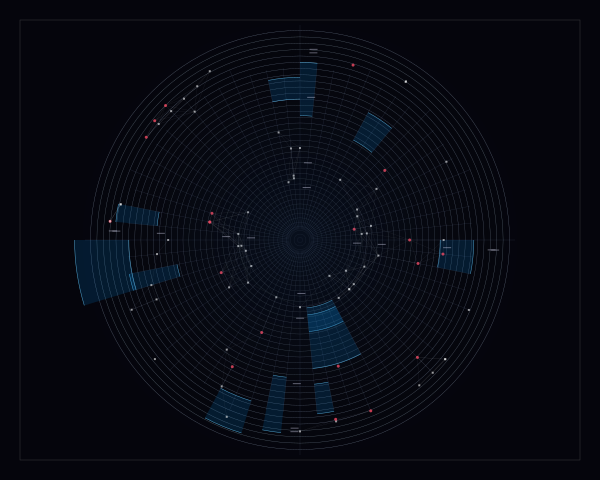

The script that drew this image:
import cairo
import math
import random

# Setup
width, height = 600, 480
surface = cairo.ImageSurface(cairo.FORMAT_ARGB32, width, height)
ctx = cairo.Context(surface)

# Background: Deep Obsidian
ctx.set_source_rgb(0.02, 0.02, 0.05)
ctx.paint()

# Constants
center_x, center_y = width // 2, height // 2
max_radius = min(width, height) * 0.45
num_rings = 40
num_sectors = 64

def polar_to_cartesian(r, theta):
    """Converts polar coordinates to cartesian with a slight radial distortion."""
    # Apply a non-linear radial compression to create variable density
    # This simulates the "localized compression" requested in the brief
    r_distorted = r * (1 + 0.15 * math.sin(r * 0.05)) 
    x = center_x + r_distorted * math.cos(theta)
    y = center_y + r_distorted * math.sin(theta)
    return x, y

# 1. THE SYSTEMATIC GRID: Polar Swiss Transformation
# Creating the "hairline vector precision" layer
ctx.set_line_width(0.3)
for i in range(num_rings):
    # Ring density follows a power law for hierarchy
    r = (i / num_rings) ** 1.2 * max_radius
    
    # Calculate opacity based on radius to create depth
    alpha = 0.1 + (i / num_rings) * 0.4
    ctx.set_source_rgba(0.8, 0.9, 1.0, alpha)
    
    # Draw arcs (Rings)
    ctx.arc(center_x, center_y, r, 0, 2 * math.pi)
    ctx.stroke()

for j in range(num_sectors):
    theta = (j / num_sectors) * 2 * math.pi
    
    # Varying line lengths for rhythmic variation
    length_mod = 1.0 if j % 4 == 0 else 0.7
    if j % 16 == 0: length_mod = 1.1
    
    p1 = polar_to_cartesian(10, theta)
    p2 = polar_to_cartesian(max_radius * length_mod, theta)
    
    ctx.set_source_rgba(0.7, 0.8, 1.0, 0.2)
    ctx.move_to(*p1)
    ctx.line_to(*p2)
    ctx.stroke()

# 2. VARIABLE-DENSITY PARTITIONING (Recursive Logic)
# Subdividing specific sectors to create focal points
random.seed(42) # Deterministic randomness for systematic feel
for _ in range(12):
    angle_start = random.randint(0, num_sectors) * (2 * math.pi / num_sectors)
    angle_sweep = (random.randint(1, 4)) * (2 * math.pi / num_sectors)
    r_start = random.uniform(0.3, 0.8) * max_radius
    r_end = r_start + random.uniform(20, 60)
    
    # Draw a "Technical Block" (Spectral Accent)
    ctx.set_source_rgba(0.0, 0.6, 1.0, 0.15) # Cyan glow
    ctx.arc(center_x, center_y, r_start, angle_start, angle_start + angle_sweep)
    ctx.arc_negative(center_x, center_y, r_end, angle_start + angle_sweep, angle_start)
    ctx.fill()
    
    # Outline of the block
    ctx.set_source_rgba(0.4, 0.8, 1.0, 0.8)
    ctx.set_line_width(0.5)
    ctx.arc(center_x, center_y, r_start, angle_start, angle_start + angle_sweep)
    ctx.stroke()
    ctx.arc(center_x, center_y, r_end, angle_start, angle_start + angle_sweep)
    ctx.stroke()

# 3. STOCHASTIC NODE-LINK STRUCTURES
# Connecting intersections to simulate a cosmic/data map
nodes = []
for _ in range(80):
    r_idx = random.randint(10, num_rings-1)
    s_idx = random.randint(0, num_sectors-1)
    r = (r_idx / num_rings) ** 1.2 * max_radius
    theta = (s_idx / num_sectors) * 2 * math.pi
    nodes.append(polar_to_cartesian(r, theta))

ctx.set_line_width(0.2)
for i, p1 in enumerate(nodes):
    # Connect nodes that are spatially close
    for p2 in nodes[i+1:]:
        dist = math.sqrt((p1[0]-p2[0])**2 + (p1[1]-p2[1])**2)
        if dist < 45:
            ctx.set_source_rgba(1, 1, 1, 0.15)
            ctx.move_to(*p1)
            ctx.line_to(*p2)
            ctx.stroke()
            
    # Draw "Geometric Events" (Nodes)
    if random.random() > 0.7:
        ctx.set_source_rgba(1, 0.3, 0.4, 0.8) # Magenta accent
        ctx.arc(p1[0], p1[1], 1.5, 0, 2*math.pi)
        ctx.fill()
    else:
        ctx.set_source_rgba(1, 1, 1, 0.6)
        ctx.rectangle(p1[0]-1, p1[1]-1, 2, 2)
        ctx.fill()

# 4. OPTICAL DIFFUSION (Glow effect)
# Create a soft central radial gradient to simulate "electronic glow"
grad = cairo.RadialGradient(center_x, center_y, 0, center_x, center_y, max_radius * 1.2)
grad.add_color_stop_rgba(0, 0.1, 0.3, 0.5, 0.15)
grad.add_color_stop_rgba(1, 0, 0, 0, 0)
ctx.set_source(grad)
ctx.arc(center_x, center_y, max_radius * 1.2, 0, 2*math.pi)
ctx.fill()

# 5. ANNOTATIONS (Simulated Technical Typography)
# Small rhythmic markers to suggest data-driven warmth
ctx.set_source_rgba(0.9, 0.9, 1.0, 0.4)
for i in range(5):
    r = (i+1) * 0.2 * max_radius
    for a in [0, math.pi/2, math.pi, 3*math.pi/2]:
        px, py = polar_to_cartesian(r + 5, a + 0.05)
        ctx.rectangle(px, py, 8, 1) # Tiny dashes like text
        ctx.fill()

# Final hairline border for Swiss precision
ctx.set_line_width(0.5)
ctx.set_source_rgba(1, 1, 1, 0.2)
ctx.rectangle(20, 20, width-40, height-40)
ctx.stroke()
